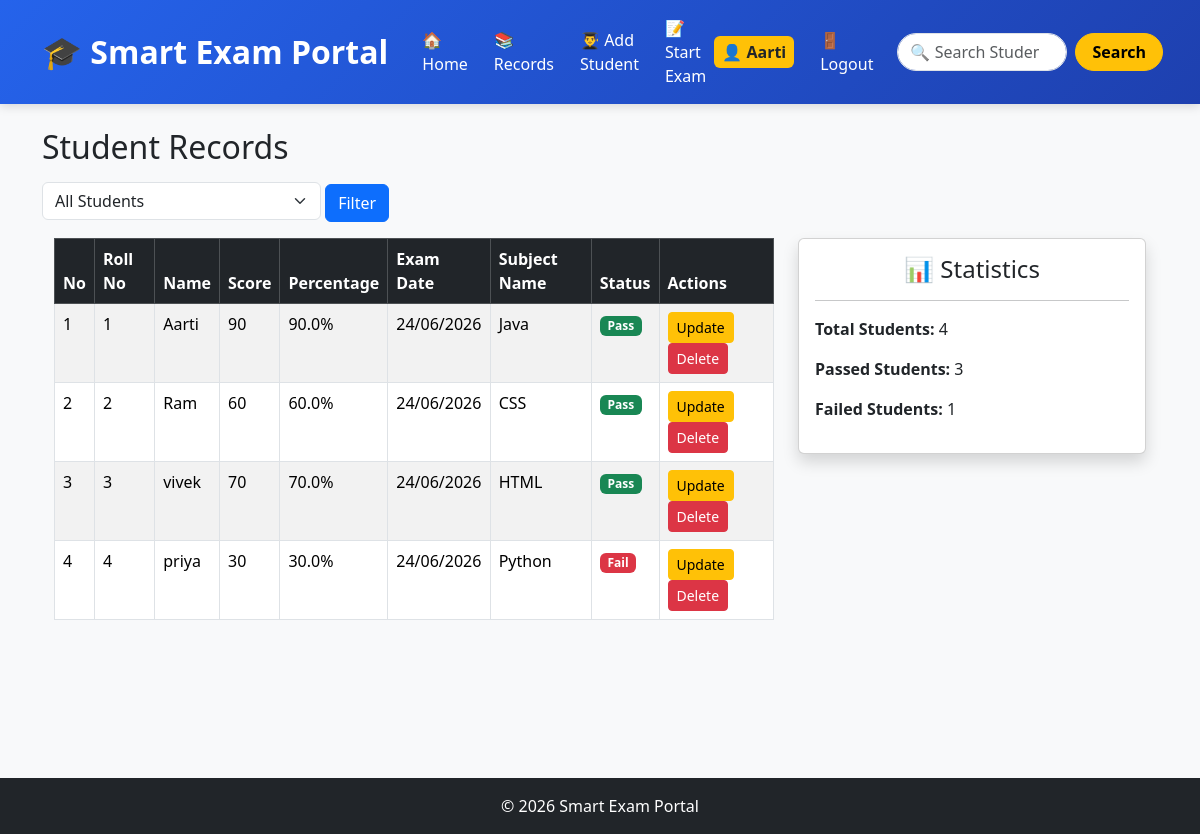
/records (signed in), run on the app's committed database.
### tables this page shows
CREATE TABLE students (
        id INTEGER PRIMARY KEY AUTOINCREMENT,
        roll_number INTEGER,
        student_name TEXT NOT NULL,
        subject_id INTEGER,
        score INTEGER,
        percentage REAL,
        exam_date TEXT,
        FOREIGN KEY(subject_id) REFERENCES subjects(id)
    );

CREATE TABLE subjects (
        id INTEGER PRIMARY KEY AUTOINCREMENT,
        name TEXT NOT NULL UNIQUE
    );

### app.py (the view, shortened to what this page needs)
@app.route("/records")
def records():
    status = request.args.get("status", "")
    conn = get_db()
    if status == "pass":
     students = conn.execute("""
      SELECT
        students.roll_number,
        students.student_name,
        students.score,
        students.percentage,
        students.exam_date,
        subjects.name AS subject_name
    FROM students
    LEFT JOIN subjects
        ON students.subject_id = subjects.id
    WHERE students.percentage >= 40
    """).fetchall()
    else:
        students = conn.execute("""
SELECT
    students.roll_number,
    students.student_name,
    students.score,
    students.percentage,
    students.exam_date,
    subjects.name AS subject_name
FROM students
LEFT JOIN subjects
ON students.subject_id = subjects.id
""").fetchall()
    conn.close()
    return render_template(
        "records.html",
        students=students
    )

### database.py (called while the page is built)
def get_db():
    conn = sqlite3.connect("myproject.db")
    conn.row_factory = sqlite3.Row
    return conn

### templates/records.html (shortened to what this page needs)
{% extends "base.html" %}
{% block content %}
<h2 class="mb-3">Student Records</h2>
<form method="GET" action="{{ url_for('records') }}" class="mb-3">
    <select name="status" class="form-select w-25 d-inline">
        <option value=""
    >
    All Students
</option>
    </select>
    <button type="submit" class="btn btn-primary">
        Filter
    </button>
</form>
<div class="container">
    <div class="row">
        <div class="col-md-8">
            <table class="table table-striped table-hover table-bordered">
                <thead class="table-dark">
                    <tr>
                        <th>No</th>
                        <th>Roll No</th>
                        <th>Name</th>
                        <th>Score</th>
                        <th>Percentage</th>
                        <th>Exam Date</th>
                        <th>Subject Name</th>
                        <th>Status</th>
                        <th>Actions</th>
                    </tr>
                </thead>
                <tbody>
                    {% for student in students %}
                    <tr>
                        <td>{{ loop.index }}</td>
                        <td>{{ student.roll_number }}</td>
                        <td>{{ student.student_name }}</td>
                        <td>{{ student.score }}</td>
                        <td>{{ student.percentage }}%</td>
                        <td>{{ student.exam_date }}</td>
                        <td>{{ student.subject_name }}</td>
                        <td>
                           {% if student.percentage >= 40 %}
                          <span class="badge bg-success">Pass</span>
                {% else %}
                          <span class="badge bg-danger">Fail</span>
                {% endif %}
                        </td>
<td>
     {% if session.get("role") == "admin" %}
    <a href="{{ url_for('edit_student', roll_number=student.roll_number) }}"
       class="btn btn-warning btn-sm">
       Update
    </a>
    <form method="POST"
          action="{{ url_for('delete_student', roll_number=student.roll_number) }}"
          style="display:inline;">
        <button type="submit"
                class="btn btn-danger btn-sm"
                onclick="return confirm('Are you sure you want to delete this student?')">
            Delete
        </button>
    </form>
</td>
{% endif %}
                    {% endfor %}
                </tbody>
            </table>
        </div>
        <div class="col-md-4">
            <div class="card shadow">
                <div class="card-body">
                    <h4 class="text-center">📊 Statistics</h4>
                    <hr>
                    <p>
                        <strong>Total Students:</strong>
                        {{ students|length }}
                    </p>
                    <p>
                        <strong>Passed Students:</strong>
                        {{ students|selectattr('percentage', 'ge', 40)|list|length }}
                    </p>
                    <p>
                        <strong>Failed Students:</strong>
                        {{ students|selectattr('percentage', 'lt', 40)|list|length }}
                    </p>
                </div>
            </div>
        </div>
    </div>
</div>
{% endblock %}

### templates/base.html (shortened to what this page needs)
<!DOCTYPE html>
<html lang="en">
<head>
    <link href="https://cdn.jsdelivr.net/npm/bootstrap@5.3.3/dist/css/bootstrap.min.css" rel="stylesheet">
</head>
<body>
<nav class="navbar navbar-expand-lg navbar-dark">
    <div class="container">
        <a class="navbar-brand" href="{{ url_for('home') }}">
            🎓 Smart Exam Portal
        </a>
        <div class="collapse navbar-collapse justify-content-end"
             id="navbarContent">
            <ul class="navbar-nav align-items-center">
                <li class="nav-item">
                    <a class="nav-link"
                       href="{{ url_for('home') }}">
                        🏠 Home
                    </a>
                </li>
                <li class="nav-item">
                    <a class="nav-link"
                       href="{{ url_for('records') }}">
                        📚 Records
                    </a>
                </li>
            {% if session.get('role') == 'admin' %}
                <li class="nav-item">
                    <a class="nav-link"
                       href="{{ url_for('add_students') }}">
                        👨‍🎓 Add Student
                    </a>
                </li>
            {% endif %}
                <li class="nav-item">
                    <a class="nav-link"
                       href="{{ url_for('exam') }}">
                        📝 Start Exam
                    </a>
                </li>
                 {% if session.get('username') %}
<li class="nav-item me-2">
    <span class="badge bg-warning text-dark fs-6 p-2">
        👤 {{ session['username'] }}
    </span>
</li>
<li class="nav-item">
    <a class="nav-link"
       href="{{ url_for('logout') }}">
        🚪 Logout
    </a>
</li>
{% endif %}
            </ul>
            <form class="d-flex ms-lg-3 mt-2 mt-lg-0 position-relative"
                  action="{{ url_for('search') }}"
                  method="GET">
                <input
                    id="searchInput"
                    class="form-control me-2 rounded-pill search-input"
                    type="search"
                    placeholder="🔍 Search Student"
                    name="q"
                    autocomplete="off">
                <button
                    class="btn btn-warning fw-bold rounded-pill px-3 search-btn"
                    type="submit">
                    Search
                </button>
            </form>
        </div>
    </div>
</nav>
<div class="container mt-4 main-content">
    {% block content %}
    {% endblock %}
</div>
<footer class="bg-dark text-white text-center p-3">
    © 2026 Smart Exam Portal
</footer>
</body>
</html>

### templates/base.html (style rules this page uses)
body { background-color:#f8f9fa; }
.navbar { background: linear-gradient(135deg, #2563eb, #1e40af); padding: 8px 0; box-shadow: 0 2px 10px rgba(0,0,0,0.15); }
.navbar-brand { font-size: 32px; font-weight: 700; }
.nav-link { color:white !important; font-weight:500; margin-left:10px; transition: all 0.3s ease; }
.search-input { width:170px; height:38px; }
.search-btn { transition: all 0.3s ease; }
.main-content { min-height:75vh; }
footer { margin-top:50px; }

### data on the page
students: username "Aarti", roll_number "1", student_name "Aarti", score "90", percentage "90.0", exam_date "24/06/2026", subject_name "Java", shows "Pass"
students: roll_number "2", student_name "Ram", score "60", percentage "60.0", exam_date "24/06/2026", subject_name "CSS", shows "Pass"
students: roll_number "3", student_name "vivek", score "70", percentage "70.0", exam_date "24/06/2026", subject_name "HTML", shows "Pass"
students: roll_number "4", student_name "priya", score "30", percentage "30.0", exam_date "24/06/2026", subject_name "Python", shows "Fail"

### other printed values
{{ students|length }} "4"
{{ students|selectattr('percentage', 'ge', 40)|list|length }} "3"
{{ students|selectattr('percentage', 'lt', 40)|list|length }} "1"
